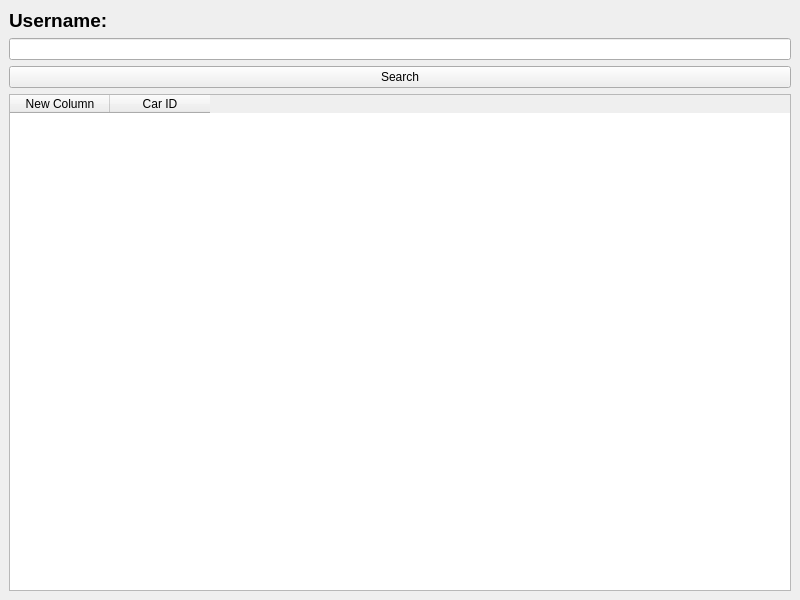
<?xml version="1.0" encoding="UTF-8"?>
<ui version="4.0">
 <class>MainWindow</class>
 <widget class="QMainWindow" name="MainWindow">
  <property name="geometry">
   <rect>
    <x>0</x>
    <y>0</y>
    <width>800</width>
    <height>600</height>
   </rect>
  </property>
  <property name="windowTitle">
   <string>MainWindow</string>
  </property>
  <widget class="QWidget" name="centralwidget">
   <layout class="QVBoxLayout" name="verticalLayout">
    <item>
     <widget class="QLabel" name="label">
      <property name="font">
       <font>
        <pointsize>14</pointsize>
        <weight>75</weight>
        <bold>true</bold>
       </font>
      </property>
      <property name="text">
       <string>Username:</string>
      </property>
     </widget>
    </item>
    <item>
     <widget class="QLineEdit" name="lineEdit"/>
    </item>
    <item>
     <widget class="QPushButton" name="btnSearch">
      <property name="text">
       <string>Search</string>
      </property>
     </widget>
    </item>
    <item>
     <widget class="QTableWidget" name="tbl">
      <column>
       <property name="text">
        <string>New Column</string>
       </property>
      </column>
      <column>
       <property name="text">
        <string>Car ID</string>
       </property>
      </column>
     </widget>
    </item>
   </layout>
  </widget>
 </widget>
 <resources/>
 <connections/>
</ui>
